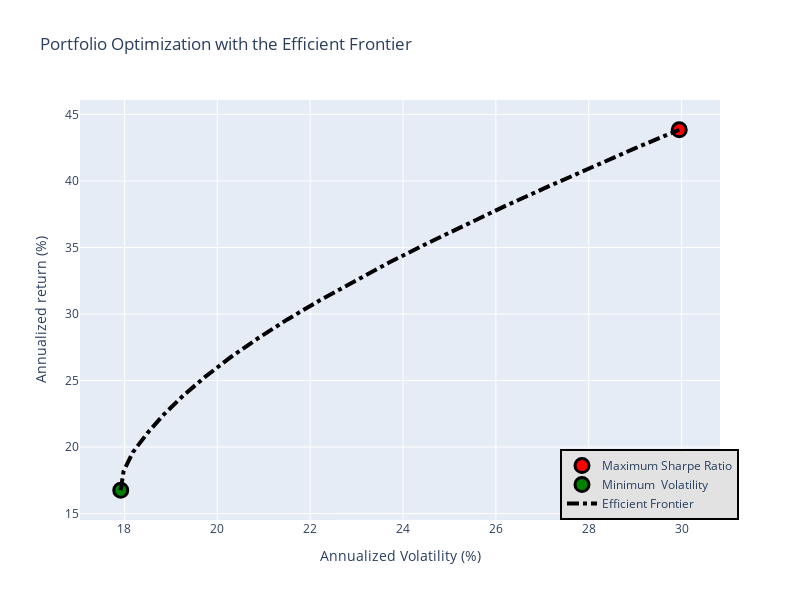

The code cell stored with this chart in its notebook:
### Code cell
EF_graph(meanReturns, covMatrix)

### Figure 1 — Plotly figure (JSON) as saved in the notebook; plotly's stock layout.template omitted (floating-point values rounded to 4 significant figures)
{"data": [{"marker": {"color": "red", "line": {"color": "black", "width": 3}, "size": 14}, "mode": "markers", "name": "Maximum Sharpe Ratio", "type": "scatter", "x": [29.95], "y": [43.85]}, {"marker": {"color": "green", "line": {"color": "black", "width": 3}, "size": 14}, "mode": "markers", "name": "Minimum  Volatility", "type": "scatter", "x": [17.92], "y": [16.75]}, {"line": {"color": "black", "dash": "dashdot", "width": 4}, "mode": "lines", "name": "Efficient Frontier", "type": "scatter", "x": [17.92, 17.98, 18.18, 18.49, 18.85, 19.27, 19.75, 20.28, 20.87, 21.51, 22.2, 22.93, 23.7, 24.51, 25.35, 26.22, 27.12, 28.04, 28.98, 29.95], "y": [16.75, 18.17, 19.6, 21.03, 22.45, 23.88, 25.31, 26.73, 28.16, 29.59, 31.01, 32.44, 33.87, 35.29, 36.72, 38.15, 39.57, 41, 42.43, 43.85]}], "layout": {"height": 600, "legend": {"bgcolor": "#E2E2E2", "bordercolor": "black", "borderwidth": 2, "traceorder": "normal", "x": 0.75, "y": 0}, "showlegend": true, "title": {"text": "Portfolio Optimization with the Efficient Frontier"}, "width": 800, "xaxis": {"title": {"text": "Annualized Volatility (%)"}}, "yaxis": {"title": {"text": "Annualized return (%)"}}}}
